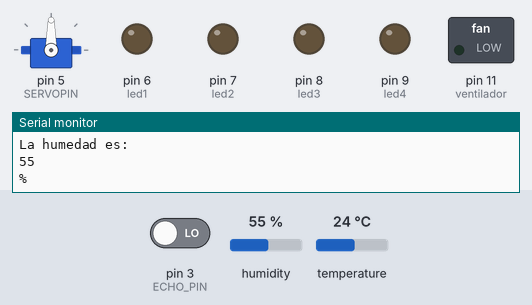
A sketch run on a simulated Arduino Uno, built with avr-gcc and run on an emulated ATmega328P. On the bench: servo, switched loads named in the sketch (green lamp = pin HIGH), output pins drawn as LEDs (lit = HIGH), the last lines printed to the serial monitor. Inputs (shaded band) come from the test bench; at power-on: temperature 24 °C, pin 3 (ECHO_PIN) LOW, humidity 55 %. Pins used as bus, display or sensor lines are not drawn.

Above: at 1.8 s.
1.9 s: temperature set to 22 °C
At 11.3 s:
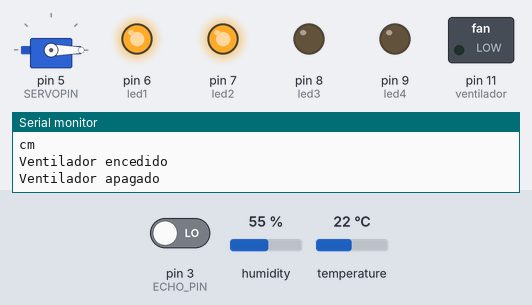
11.6 s: temperature set to 28 °C
At 21.2 s:
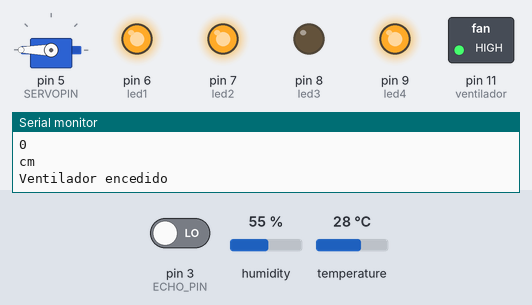
21.6 s: temperature set to 12 °C
At 31.1 s:
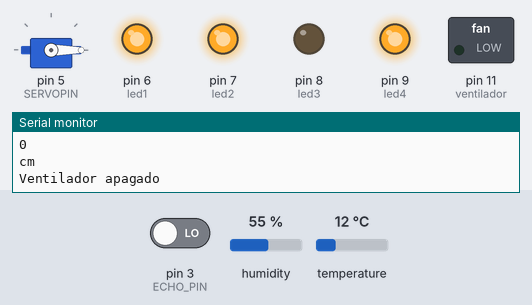
31.6 s: temperature set to 33 °C
At 39.8 s:
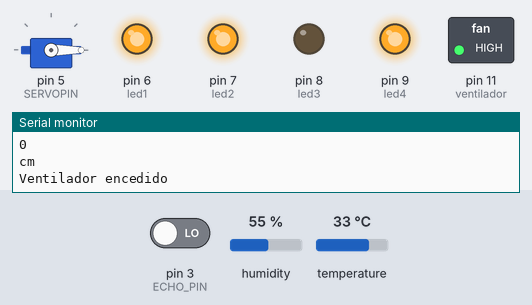
41.5 s: temperature set to 19 °C
At 49.8 s:
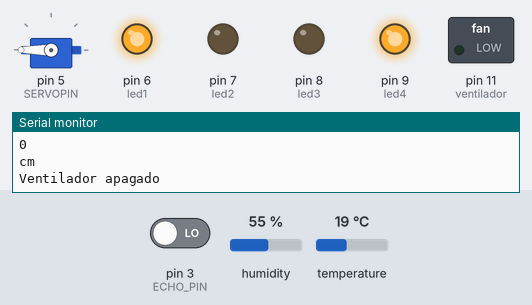
Timing chart, 0 to 61.4 s (numbered marks = the images above; inputs shaded):
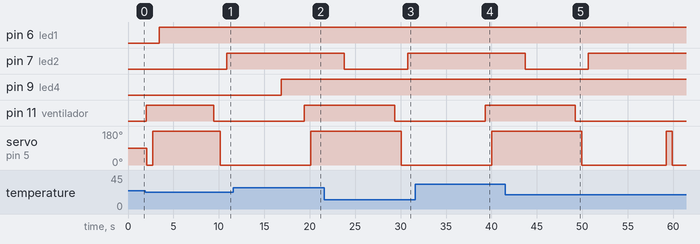

Measured:
- the behaviour switches between 24 and 23 °C on temperature (found by bisection; images 0 and 1)
- after the input at 1.9 s, pin 7 (led2): LOW → HIGH after 9.0 s; pin 9 (led4): stays LOW (without the input it goes to HIGH after 7.5 s)
- after the input at 11.6 s, pin 11 (ventilador): LOW → HIGH after 7.8 s
- after the input at 21.6 s, pin 11 (ventilador): HIGH → LOW after 7.7 s
- after the input at 31.6 s, pin 11 (ventilador): LOW → HIGH after 7.7 s
- after the input at 41.5 s, pin 11 (ventilador): HIGH → LOW after 7.7 s

The sketch:

10-Servo-DHT11-HCSR04.ino
```cpp
// Servomotor, ventilador, sensor ultrasonico y sensor de temperatura de acuerdo a condiciones - DHT11/HCSR04

#include <Servo.h>
#include "DHT.h"

//Constantes de los pines del ventilador

#define ventilador 11
#define DHTPIN 10
#define SERVOPIN 5
#define led1 6
#define led2 7
#define led3 8
#define led4 9
#define TRIGGER_PIN 4 /* Preferiblemente ~PWM*/
#define ECHO_PIN 3

//Variables temperatura y humedad instanciando el sensor
int temp;
int humedad;
DHT dht (DHTPIN, DHT11);

//Distancia y tiempo
long distancia;
long tiempo;

//SERVO
Servo servo;

void setup()
{
  //DHT11, leds y ventilador
  Serial.begin (9600);
  pinMode (ventilador, OUTPUT);
  pinMode(led1, OUTPUT);
  pinMode(led2, OUTPUT);
  pinMode(led3, OUTPUT);
  pinMode(led4, OUTPUT);
  dht.begin();

  //Sensor ultrasonico
  pinMode (TRIGGER_PIN, OUTPUT);//TRIGGER
  pinMode (ECHO_PIN, INPUT);//ECHO

  //Servomotor
  servo.attach (SERVOPIN);
}

void loop (){
  //Lecturas de la temperatura/Humedad
  humedad = dht.readHumidity();
  temp = dht.readTemperature();

  //Monitor serial de Temperatura/Humedad
  Serial.println("La temperatura es: ");
  Serial.println(temp);
  Serial.println("La humedad es: ");
  Serial.println(humedad);
  Serial.println("%");

  delay (1000);

  //Calibracion ultrasonico
  digitalWrite(TRIGGER_PIN, LOW);
  delayMicroseconds (5);//delay microsegundos
  digitalWrite(TRIGGER_PIN, HIGH);
  delayMicroseconds (5);

  //Lectura HCSR04
  tiempo = pulseIn (ECHO_PIN, HIGH);
  distancia = long(0.017*tiempo);

  Serial.println("La distancia detectada es: ");
  Serial.println(distancia);
  Serial.println("cm");

  controlSensores();
  delay (500);

}


//Funcion control de sensores
void controlSensores(){
  // Condiciones de temperatura
  if (temp>=24){
    Serial.println("Ventilador encedido");
    digitalWrite (ventilador, HIGH);
    temp = dht.readTemperature();

    servo.write (0);
    delay (700);
    servo.write (180);
    delay (700);
    digitalWrite (led1,HIGH);
    delay (3000);
    digitalWrite (led2,LOW);
    delay(3000);
  }

  if(temp<24){
    Serial.println("Ventilador apagado");
    digitalWrite (ventilador, LOW);
    temp = dht.readTemperature();

    servo.write (180);
    delay (700);
    servo.write (0);
    delay (700);
    digitalWrite (led2, HIGH);
    delay (3000);
    digitalWrite (led1,HIGH);
    delay(3000);
  }

  //Condiciones de distancia
  if(distancia > 40){
    digitalWrite(led3, HIGH);
    digitalWrite(led4, LOW);
  } else {
    digitalWrite(led4, HIGH);
    digitalWrite(led3, LOW);
  }

}
```
